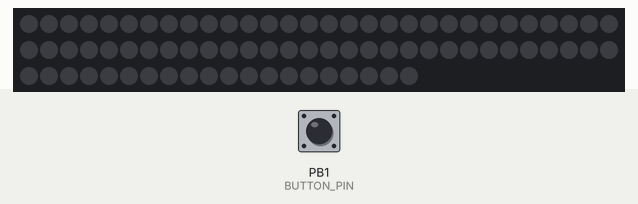
A sketch run on a simulated ATtiny85, built with avr-gcc and run on an emulated ATtiny85. Parts: 80 RGB LEDs in strip order, left to right, continuing on the next row. Inputs (shaded band) come from the test bench; at power-on: PB1 (BUTTON_PIN) LOW.

Above: at 1.2 s.
1.3 s: PB1 (BUTTON_PIN) pulled HIGH for 0.15 s
At 2.6 s:
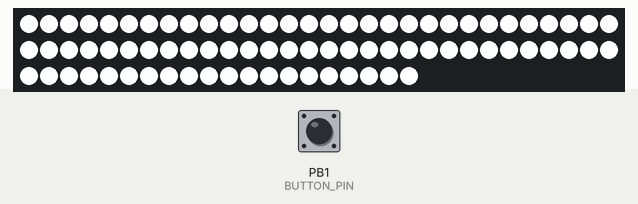
3.2 s: PB1 (BUTTON_PIN) pulled HIGH for 1 s
5.7 s: PB1 (BUTTON_PIN) pulled HIGH for 0.15 s
7.6 s: PB1 (BUTTON_PIN) pulled HIGH for 3.2 s
At 8.7 s:
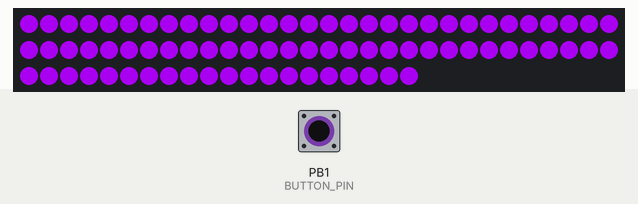
12.3 s: PB1 (BUTTON_PIN) pulsed HIGH 5 times (0.12 s each, 0.3 s apart)
At 14.3 s:
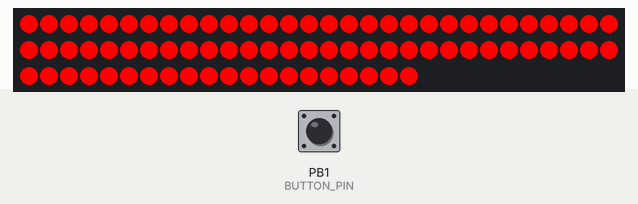
15.4 s: PB1 (BUTTON_PIN) pulsed HIGH 5 times (0.12 s each, 0.3 s apart)
At 17.9 s:
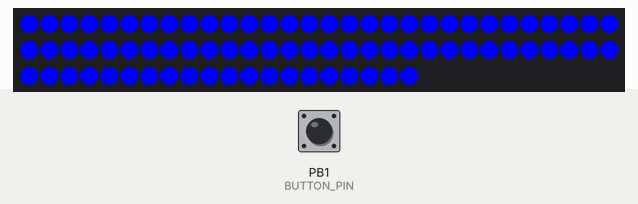
Timing chart, 0 to 19.4 s (numbered marks = the images above; inputs shaded):
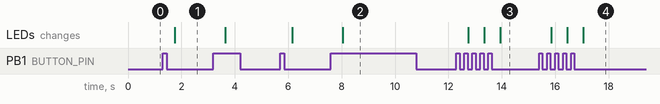

Measured:
- after the input at 1.3 s, the LEDs: change after 0.45 s (image 1)
- after the input at 7.6 s, the LEDs: change after 0.45 s (image 2)
- after the input at 12.3 s, the LEDs: first change after 0.45 s (image 3 shows a later state)
- after the input at 15.4 s, the LEDs: first change after 0.45 s (image 4 shows a later state)

The sketch:

controller_code.ino
```cpp
#include <Adafruit_NeoPixel.h>
#ifdef __AVR__
  #include <avr/power.h>
#endif

// Which pin on the arduino is connected to the DIN pin on the LED strip?
#define DATA_PIN 0

// Which pin on the arduino is wired to the momentary push button?
#define BUTTON_PIN 1

// Define the amount of templates/modes available
#define TEMPLATE_COUNT 13

// How many LEDs are on the strip attached to the Arduino?
#define NUMPIXELS 80

// NeoPixel Library setup by instantiating a NeoPixel strip object called pixels
Adafruit_NeoPixel strip(NUMPIXELS, DATA_PIN, NEO_GRB + NEO_KHZ800);

// Mode control variables
boolean oldState = LOW; // Variable used to store previous state
short mode = 0; // Current mode

// Define colors
uint32_t WHITE = strip.Color(255, 255, 255);
uint32_t BLUE = strip.Color(0, 0, 255);
uint32_t RED = strip.Color(255, 0, 0);
uint32_t VIOLET = strip.Color(148, 0, 211);

// Function headers
void colorWipe(uint32_t, int, float=1);

void setup()
{
  // Code for 16MHz controllers such as the ATTiny85
  //#if defined(__AVR_ATtiny85__) && (F_CPU == 16000000)
  //  clock_prescale_set(clock_div_1);
  //#endif

  pinMode(BUTTON_PIN, INPUT); // Set BUTTON_PIN to input
  pinMode(DATA_PIN, OUTPUT); // Set DATA_PIN to output

  strip.begin(); // INITIALIZE NeoPixel strip object
  strip.show();  // Initialize all pixels to 'off'
  strip.clear();
}

void loop()
{
  // Get current button state.
  boolean newState = digitalRead(BUTTON_PIN);

  // Check if state changed from low to high (button press).
  if((newState == HIGH) && (oldState == LOW))
  {
    // Short delay to debounce button.
    delay(60);
    // Check if button is still high after debounce.
    newState = digitalRead(BUTTON_PIN);

    if(newState == HIGH)
    {
      // Advance to next mode, wrap around after TEMPLATE_COUNT - 1
      if(++mode > (TEMPLATE_COUNT - 1))
        mode = 0;

      switch(mode)
      {
        case 0:
          colorWipe(strip.Color(0, 0, 0), 0);    // Black/off
          break;
        case 1:
          colorWipe(WHITE, 0); // White
          break;
        case 2:
          colorWipe(WHITE, 0, 0.5); // White, half intensity
          break;
        case 3:
          colorWipe(WHITE, 0, 0.25); // White, quarter intensity
          break;
        case 4:
          colorWipe(VIOLET, 0);
          break;
        case 5:
          colorWipe(VIOLET, 0, 0.5);
          break;
        case 6:
          colorWipe(VIOLET, 0, 0.25);
          break;
        case 7:
          colorWipe(RED, 0);
          break;
        case 8:
          colorWipe(RED, 0, 0.5);
          break;
        case 9:
          colorWipe(RED, 0, 0.25);
          break;
        case 10:
          colorWipe(BLUE, 0);
          break;
        case 11:
          colorWipe(BLUE, 0, 0.5);
          break;
        case 12:
          colorWipe(BLUE, 0, 0.25);
          break;
      }
    }
  }

  // Set the last-read button state to the old state.
  oldState = newState;
}

// Fill strip pixels one after another with a color. Strip is NOT cleared
// first; anything there will be covered pixel by pixel. Pass in color
// (as a single 'packed' 32-bit value, which you can get by calling
// strip.Color(red, green, blue) as shown in the loop() function above),
// and a delay time (in milliseconds) between pixels.
void colorWipe(uint32_t color, int wait, float intensity=1)
{
  // First, clear the strip
  strip.clear();

  // Get the color composition in RGB
  uint8_t redComp = (color >> 16) & 0xFF;
  uint8_t greenComp = (color >> 8) & 0xFF;
  uint8_t blueComp = color & 0xFF;

  // Apply intensity to desired color
  redComp = redComp*intensity;
  greenComp = greenComp*intensity;
  blueComp = blueComp*intensity;

  // Remake color
  color = strip.Color(redComp, greenComp, blueComp);

  // For each pixel in strip...
  for(short i=0; i<strip.numPixels(); i++)
  {
    strip.setPixelColor(i, color);         //  Set pixel's color (in RAM)
    strip.show();                          //  Update strip to match
    delay(wait);                           //  Pause for a moment
  }
}

void plantAmbientColor()
{
  // First, clear the strip
  strip.clear();

  // Set smaller color order array's size
  short arraySize = 8;

  // Smallest color order
  // This is the order in which colors will appear in the smallest subset of our leds, which, because of the 1/2, 1/3 e 1/6 proportions, the smallest is 6 leds
  uint32_t colors_array[arraySize] = {WHITE, RED, WHITE, RED, WHITE, BLUE, WHITE, BLUE};

  // Current color
  short colorIndex = 0;

  // For each N pixels in strip according to proportion
  for(short i=0; i<strip.numPixels(); i++)
  {
     strip.setPixelColor(i, colors_array[colorIndex]);         //  Set pixel's color (in RAM)
     strip.show();                          //  Update strip to match

     if(++colorIndex > arraySize-1)
        colorIndex = 0;
  }
}
```
